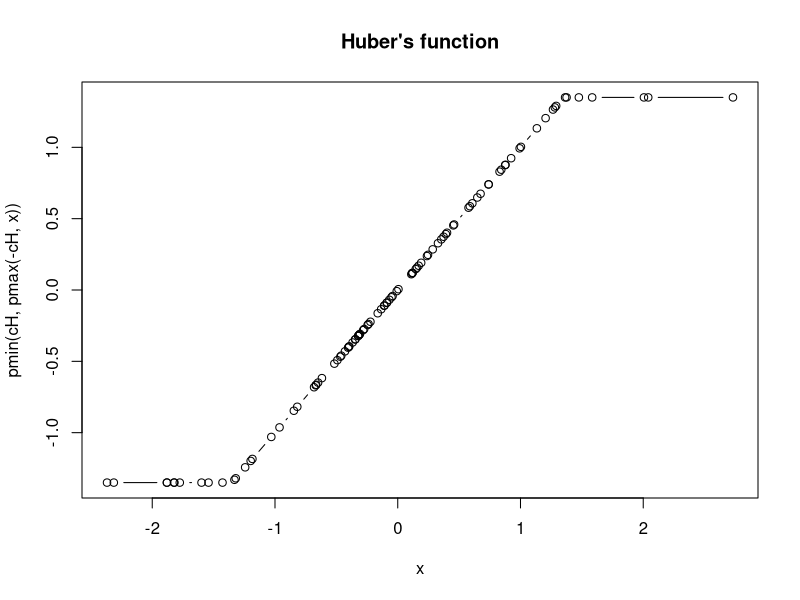
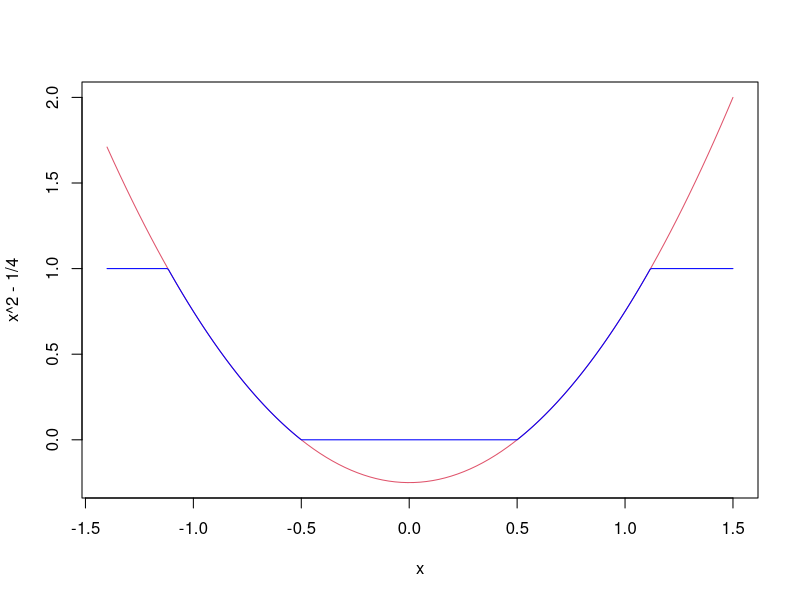
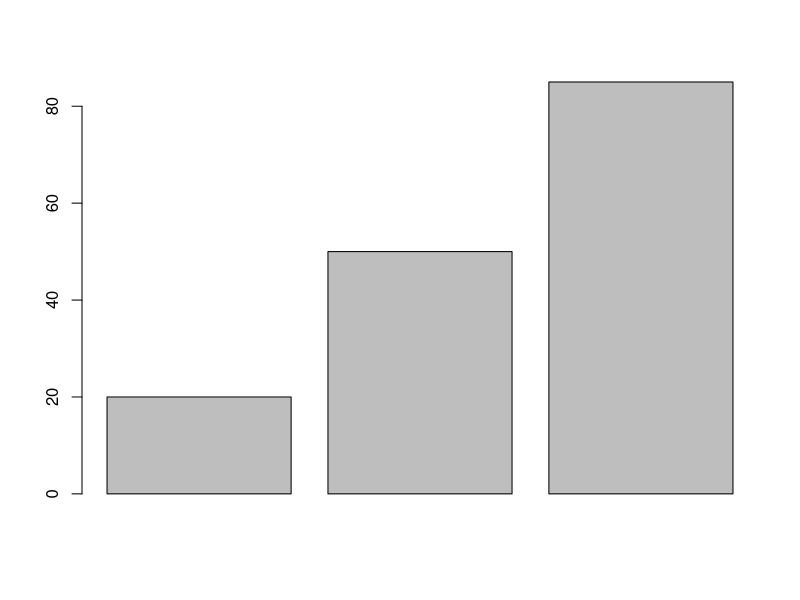
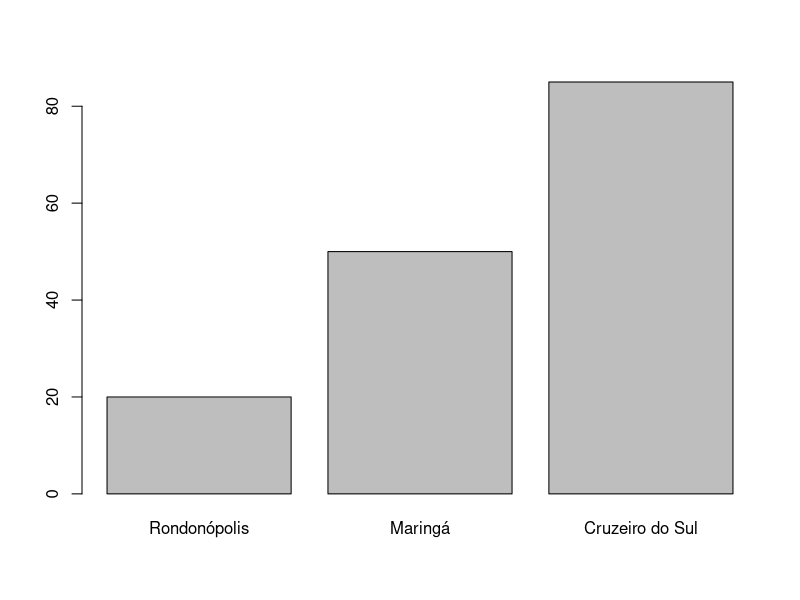
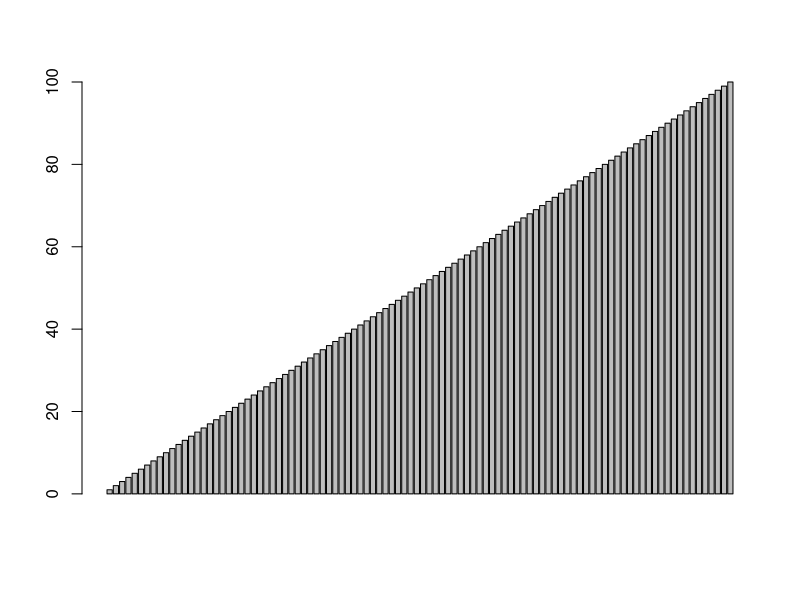
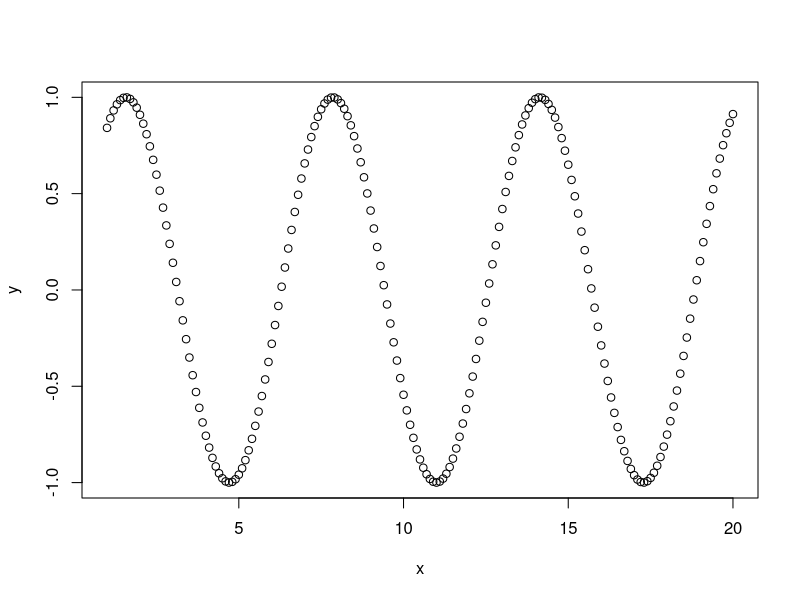
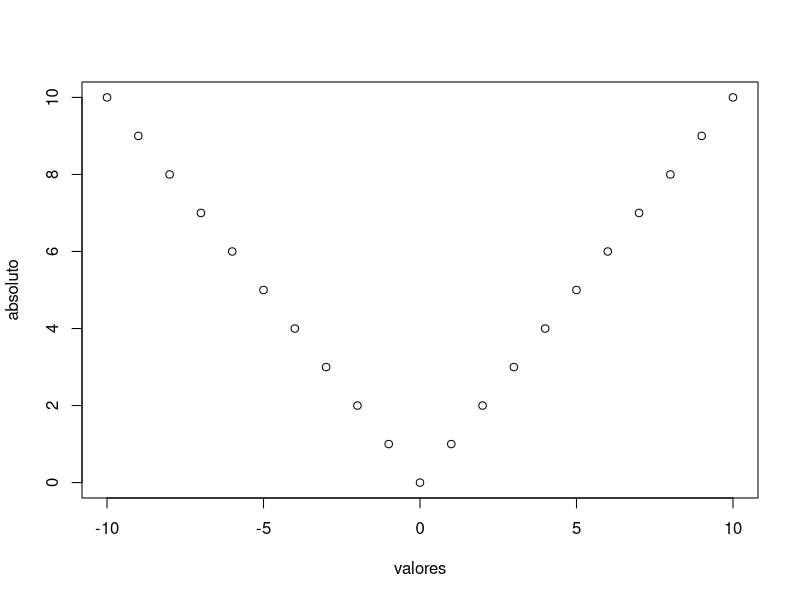
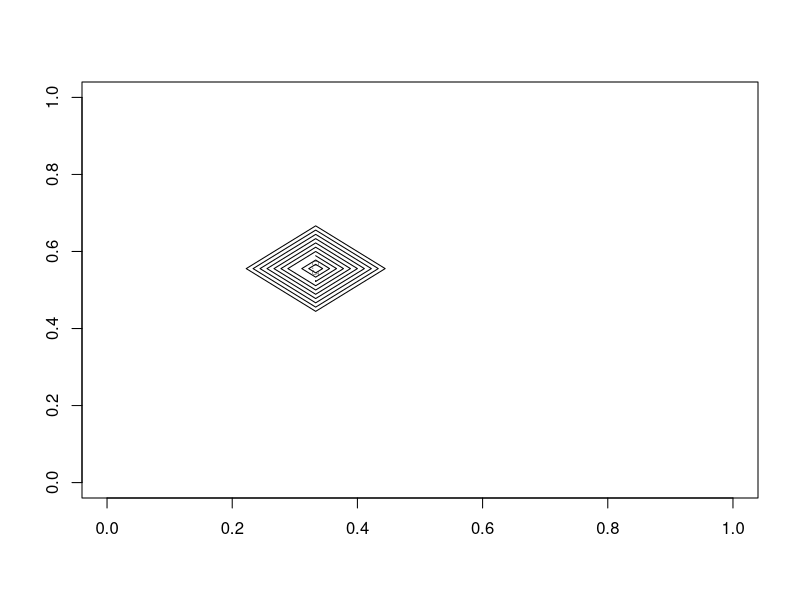

Source code (R) for these figures, in order: (Note: this script raises an error after producing the figures.)
## ---- chunk 1
knitr::opts_chunk$set(echo = TRUE)
## ---- chunk 2
2+8
## ---- chunk 3
"Engenharia Agrícola"
## ---- chunk 4
6*5
## ---- chunk 5
7<12
## ---- chunk 6
6+5==10
## ---- chunk 7
F==FALSE
## ---- chunk 8
x<-28
## ---- chunk 9
x/4
## ---- chunk 10
x <- "Engenharia Agrícola"
## ---- chunk 11
x
## ---- chunk 12
sum (2, 4, 6)
## ---- chunk 13
rep("Engenharia Agrícola", times=3)
## ---- chunk 14
sqrt(16)
## ---- chunk 15
help (mean)
## ---- chunk 16
example(min)
## ---- chunk 17
x<- c(2,3,5,7,11) 
x
## ---- chunk 18
y<- c(x,13,17,19)
y
## ---- chunk 19
1:7
## ---- chunk 20
seq(1:7)
## ---- chunk 21
seq(1,7,0.5)
seq(7,1,-0.5) 
## ---- chunk 22
z<-c(1,3,5,7,11) 
mode (z)
length(z)

a <- "Angela"
b<-TRUE; 
c<-8i #objetos com tipos diferentes
mode(a); 
mode(b); 
mode(c) #exibe os atributos "tipo" dos objetos 
## ---- chunk 23
longo<-100:50 #sequência decrescente de 100 a 50
longo #exibe o conteúdo do objeto 
## ---- chunk 24
longo[18]
## ---- chunk 25
longo[1]
## ---- chunk 26
longo [3] <- 28
## ---- chunk 27
longo[101] <- 83
## ---- chunk 28
longo[c(1,3)]

## ---- chunk 29
longo[2:4]
## ---- chunk 30
longo[5:7] <- c(42,52,75)
## ---- chunk 31
longo[8]
## ---- chunk 32
solo <- 1:3
names(solo) <- c("Argila", "Areia","Silte" )
solo
## ---- chunk 33
solo["Silte"]<-20
## ---- chunk 34
chuva <- c(20,50,85)
barplot(chuva)
## ---- chunk 35
names(chuva)<- c("Rondonópolis", "Maringá", "Cruzeiro do Sul")
## ---- chunk 36
barplot(chuva)
## ---- chunk 37
barplot(1:100)
## ---- chunk 38
a <- c(1, 2, 3)
a + 1
## ---- chunk 39
a / 2
## ---- chunk 40
a*2
## ---- chunk 41
b <- c(4,5,6)
a+b
## ---- chunk 42
a-b
## ---- chunk 43
a == c(1, 99, 3)
## ---- chunk 44
a < c(1, 99, 3)
## ---- chunk 45
sin(a)
## ---- chunk 46
sqrt(a)
## ---- chunk 47
x <- seq(1, 20, 0.1)
y<-sin(x)
## ---- chunk 48
plot(x, y)
## ---- chunk 49
valores <- -10:10
absoluto<- abs(valores)
plot(valores, absoluto)
## ---- chunk 50
a <- c(1, 3, NA, 7, 9)
sum(a)
## ---- chunk 51
help(sum)
## ---- chunk 52
sum(a, na.rm = T)
## ---- chunk 53
matrix(0,3,4)
## ---- chunk 54
a <- (1:12)

print (a)
## ---- chunk 55
matrix (a,# chama o vetor
        3,# linha
        4) #coluna
## ---- chunk 56
a <-1:12
a
## ---- chunk 57
matrix (a,3,4)
## ---- chunk 58
matrix (a, 3)
## ---- chunk 59
matrix(a,3, byrow=T)
## ---- chunk 60
foliar <- 1:8
## ---- chunk 61
dim(foliar) <- c(2,4)
## ---- chunk 62
matrix (2,5,5)
## ---- chunk 63
print (foliar)
## ---- chunk 64
foliar[2,3]
## ---- chunk 65
foliar[1,4]
## ---- chunk 66
foliar[2,]
## ---- chunk 67
foliar[,4]
## ---- chunk 68
foliar[,2:4]
## ---- chunk 69
summary(foliar)
## ---- chunk 70
summary(as.vector(foliar))
## ---- chunk 71
elevacao <- matrix (1,10,10)
## ---- chunk 72
elevacao [4, 6] <- 0
## ---- chunk 73
contour(elevacao)
## ---- chunk 74
persp (elevacao)
## ---- chunk 75
persp (elevacao, expand =0.2)
## ---- chunk 76
contour(volcano)
## ---- chunk 77
persp(volcano, expand=0.2)
## ---- chunk 78
image(volcano)
## ---- chunk 79
a <- matrix (10:1,ncol=2) #construir uma matriz qualquer
a
## ---- chunk 80
b <- cbind (a,1:5) #adicionar uma terceira coluna
b
## ---- chunk 81
c<- rbind(b,c(28,28,28))
c
## ---- chunk 82
m1 <- matrix(1:12, ncol = 3) 

dimnames(m1) <- list(c("L1", "L2", "L3", "L4"), c("C1", "C2", "C3")) 
dimnames(m1)
## ---- chunk 83
 margin.table(m1, margin = 1)
 margin.table(m1, margin = 2)
 apply(m1, 2, median)
 
## ---- chunk 84
factor(rep(paste("T", 1:3, sep = ""), c(4, 4, 3)))
## ---- chunk 85
peso  <- c(134.8, 139.7, 147.6, 132.3, 161.7, 157.7, 150.3, 144.7,
           160.7, 172.7, 163.4, 161.3, 169.8, 168.2, 160.7, 161.0,
           165.7, 160.0, 158.2, 151.0, 171.8, 157.3, 150.4, 160.4,
           154.5, 160.4, 148.8, 154.0)
trat  <- rep(seq(0,300,50), each=4)  #?each
dados <-  data.frame(peso, trat=as.factor(trat))
## ---- chunk 86
ar1 <- array(1:24, dim = c(3, 4, 2)) 
ar1
## ---- chunk 87
data(Titanic) 
Titanic
## ---- chunk 88
sum(Titanic)
## ---- chunk 89
sum(Titanic[4, , , ])
## ---- chunk 90
apply(Titanic, 4, sum)
## ---- chunk 91
margin.table(Titanic, margin = 1)
## ---- chunk 92
margin.table(Titanic, margin = 2)
## ---- chunk 93
margin.table(Titanic, margin = 3)
## ---- chunk 94
margin.table(Titanic, margin = 4)
## ---- chunk 95
margin.table(Titanic, margin = c(2, 4))
prop.table(margin.table(Titanic, margin = c(2, 4)), margin = 1)
prop.table(margin.table(Titanic, margin = c(2, 1)), margin = 1)
## ---- chunk 96
nome <- c("Melissa José",
          "Jennifer Linhares",
          "Gedilene Ponciano",
          "Edinar da Silva",
          "Osmar Emidio",
          "Jeeziel Vieira")
## ---- chunk 97
idade <- c(17,18,16,15,15,18)
## ---- chunk 98
sexo <- factor(c("F","F","F","F","M","M"))
## ---- chunk 99
alt <- c(180,170,160,150,140,168)
## ---- chunk 100
dados <- data.frame(nome, idade, sexo, alt)
## ---- chunk 101
str(dados)
## ---- chunk 102
row.names(dados) <- c(1,2,3,4,5,6)
dados
## ---- chunk 103
names(dados) <- c("Nome", "Idade", "Sexo", "altura")
dados
## ---- chunk 104
dados[2,1] #elemento da  linha  2, coluna 1
dados[2,] #toda linha dois

## ---- chunk 105
dados[,1]
## ---- chunk 106
dados[,1] <- as.character(dados[,1])
dados[,1]
## ---- chunk 107
dados$Nome
dados$Nome[3]
dados$Nome [1:3]
## ---- chunk 108
str(dados)
## ---- chunk 109
dados <- cbind (dados, #adicionar uma coluna
               Conceito=c("A","A","A","C","A","B"))
## ---- chunk 110
dados <- rbind (dados, #adicionar uma linha
                "7"= c("Caio Pinto", 21, "M", 172, "C"))
dados
## ---- chunk 111
dados<- dados [1:6,] #selecionar linha de 1 a 6
dados<- dados [,-5] #excluir a quinta coluna
dados
## ---- chunk 112
dados[dados$Sexo=="F",] #exibir só masculinos
## ---- chunk 113
dados [order(dados$altura),]
## ---- chunk 114
dados [rev(order(dados$altura)),]
## ---- chunk 115
split (dados, sexo)
## ---- chunk 116
pes <- list (idade=32, nome="Maria", notas=c(98,95,78), B=matrix(1:4,2,2))
pes
## ---- chunk 117
pes$nome
pes$notas

pes[1]
pes[3]
## ---- chunk 118
x <- c(1,3,2,3,4)
y <- c(4,5,5,4,4)
tt <- t.test (x,y, var.equal=T)
tt
## ---- chunk 119
is.list(tt)
mode (tt)
## ---- chunk 120
names(tt)
## ---- chunk 121
tt$conf.int #intervalo de confianca 
## ---- chunk 122
 getwd() #para verificar  diretório de trabalho
## ---- chunk 123
dir()
## ---- chunk 124
vetor <- c(2,5,7)
## ---- chunk 125
vetor <- rep(c(2,5), 5)  # cria vetor repetindo 5 vezes 2 e 5 alternadamente
vetor

vetor <- rep(c(5,8), each=3)  # cria vetor repetindo 3 vezes 5 e depois 8
vetor
## ---- chunk 126
y <- scan()

#1: 11
#2: 24
#3: 35
#4: 29
#5: 39
#6: 47
#7:
#Read 6 items

y
#[1] 11 24 35 29 39 47
## ---- chunk 127
dados <- edit(data.frame())

## ---- chunk 128

fix(dados)
head(dados)
## ---- chunk 129
teste <- c(10,20,30,40,50)
teste
## ---- chunk 130
teste2 <- edit(teste)
## ---- chunk 131
 getwd() #para verificar  diretório de trabalho
## ---- chunk 132
dir()
## ---- chunk 133
vetor <- c(2,5,7)
## ---- chunk 134
vetor <- rep(c(2,5), 5)  # cria vetor repetindo 5 vezes 2 e 5 alternadamente
vetor

vetor <- rep(c(5,8), each=3)  # cria vetor repetindo 3 vezes 5 e depois 8
vetor
## ---- chunk 135
y <- scan()

#1: 11
#2: 24
#3: 35
#4: 29
#5: 39
#6: 47
#7:
#Read 6 items

y
#[1] 11 24 35 29 39 47
## ---- chunk 136
dados <- edit(data.frame())

## ---- chunk 137

fix(dados)
head(dados)
## ---- chunk 138
teste <- c(10,20,30,40,50)
teste
## ---- chunk 139
teste2 <- edit(teste)
